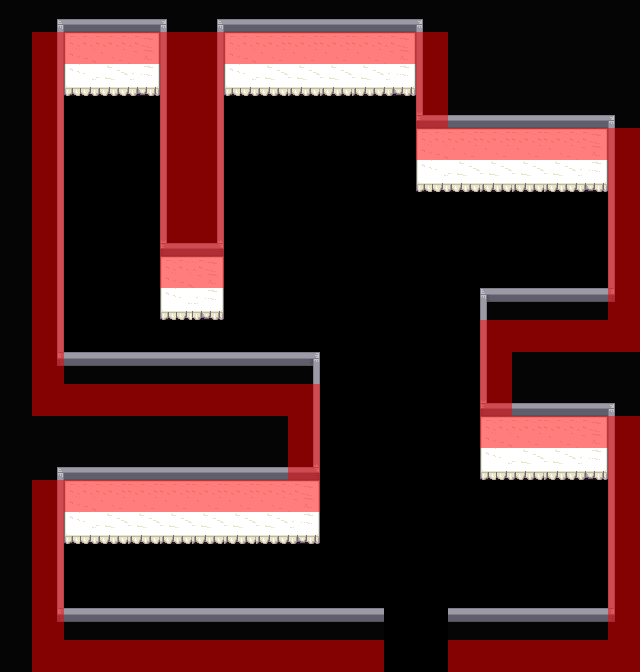

The image is a tile-based game level rendered from a .tmx file. Its description and complete source (layers, tilesets, objects, tile grids) follow:
An orthogonal 20x21 tile map with 32x32 px tiles, 3 tile layers (Wall Outline, Wall Interior, Collisions), 7 tilesets and 1 object.

<map version="1.0" orientation="orthogonal" renderorder="right-down" width="20" height="21" tilewidth="32" tileheight="32" nextobjectid="1">
 <tileset firstgid="1" name="city_inside" tilewidth="32" tileheight="32" tilecount="384" columns="24">
  <image source="../Sprites/LPC_city_inside/city_inside.png" width="768" height="512" />
 </tileset>
 <tileset firstgid="385" name="interior" tilewidth="32" tileheight="32" tilecount="256" columns="16">
  <image source="../Sprites/LPC_house_interior/interior.png" width="512" height="512" />
 </tileset>
 <tileset firstgid="641" name="Inside_A2" tilewidth="32" tileheight="32" tilecount="192" columns="16">
  <image source="../Sprites/LPC_modified_base/Tilesets/Inside_A2.png" width="512" height="384" />
 </tileset>
 <tileset firstgid="833" name="Inside_A4" tilewidth="32" tileheight="32" tilecount="240" columns="16">
  <image source="../Sprites/LPC_modified_base/Tilesets/Inside_A4.png" width="512" height="480" />
 </tileset>
 <tileset firstgid="1073" name="Inside_B" tilewidth="32" tileheight="32" tilecount="256" columns="16">
  <image source="../Sprites/LPC_modified_base/Tilesets/Inside_B.png" width="512" height="512" />
 </tileset>
 <tileset firstgid="1329" name="Inside_C" tilewidth="32" tileheight="32" tilecount="256" columns="16">
  <image source="../Sprites/LPC_modified_base/Tilesets/Inside_C.png" width="512" height="512" />
 </tileset>
 <tileset firstgid="1585" name="Collision" tilewidth="32" tileheight="32" tilecount="1" columns="1">
  <image source="../Sprites/Collision.png" width="32" height="32" />
  <tile id="0">
   <objectgroup draworder="index">
    <object id="1" x="0" y="0" width="32" height="32" />
   </objectgroup>
  </tile>
 </tileset>
 <layer name="Wall Outline" width="20" height="21">
  <data encoding="csv">
148,170,172,172,172,169,170,172,172,172,172,172,172,169,148,148,148,148,148,148,
148,149,0,0,0,147,149,0,0,0,0,0,0,147,148,148,148,148,148,148,
148,149,0,0,0,147,149,0,0,0,0,0,0,147,148,148,148,148,148,148,
148,149,0,0,0,147,149,0,0,0,0,0,0,171,172,172,172,172,172,169,
148,149,0,0,0,147,149,0,0,0,0,0,0,0,0,0,0,0,0,147,
148,149,0,0,0,147,149,0,0,0,0,0,0,0,0,0,0,0,0,147,
148,149,0,0,0,147,149,0,0,0,0,0,0,0,0,0,0,0,0,147,
148,149,0,0,0,171,173,0,0,0,0,0,0,0,0,0,0,0,0,147,
148,149,0,0,0,0,0,0,0,0,0,0,0,0,0,0,0,0,0,147,
148,149,0,0,0,0,0,0,0,0,0,0,0,0,0,123,124,124,124,145,
148,149,0,0,0,0,0,0,0,0,0,0,0,0,0,147,148,148,148,148,
148,146,124,124,124,124,124,124,124,125,0,0,0,0,0,147,148,148,148,148,
148,148,148,148,148,148,148,148,148,149,0,0,0,0,0,171,172,172,172,169,
148,148,148,148,148,148,148,148,148,149,0,0,0,0,0,0,0,0,0,147,
148,170,172,172,172,172,172,172,172,173,0,0,0,0,0,0,0,0,0,147,
148,149,0,0,0,0,0,0,0,0,0,0,0,0,0,0,0,0,0,147,
148,149,0,0,0,0,0,0,0,0,0,0,0,0,0,0,0,0,0,147,
148,149,0,0,0,0,0,0,0,0,0,0,0,0,0,0,0,0,0,147,
148,149,0,0,0,0,0,0,0,0,0,0,0,0,0,0,0,0,0,147,
148,146,124,124,124,124,124,124,124,124,124,124,0,0,124,124,124,124,124,145,
148,148,148,148,148,148,148,148,148,148,148,148,0,0,148,148,148,148,148,148
</data>
 </layer>
 <layer name="Wall Interior" width="20" height="21">
  <data encoding="csv">
0,0,0,0,0,0,0,0,0,0,0,0,0,0,0,0,0,0,0,0,
0,0,12,13,14,0,0,12,13,13,13,13,14,0,0,0,0,0,0,0,
0,0,60,61,62,0,0,60,61,61,61,61,62,0,0,0,0,0,0,0,
0,0,0,0,0,0,0,0,0,0,0,0,0,0,0,0,0,0,0,0,
0,0,0,0,0,0,0,0,0,0,0,0,0,12,13,13,13,13,14,0,
0,0,0,0,0,0,0,0,0,0,0,0,0,60,61,61,61,61,62,0,
0,0,0,0,0,0,0,0,0,0,0,0,0,0,0,0,0,0,0,0,
0,0,0,0,0,0,0,0,0,0,0,0,0,0,0,0,0,0,0,0,
0,0,0,0,0,12,14,0,0,0,0,0,0,0,0,0,0,0,0,0,
0,0,0,0,0,60,62,0,0,0,0,0,0,0,0,0,0,0,0,0,
0,0,0,0,0,0,0,0,0,0,0,0,0,0,0,0,0,0,0,0,
0,0,0,0,0,0,0,0,0,0,0,0,0,0,0,0,0,0,0,0,
0,0,0,0,0,0,0,0,0,0,0,0,0,0,0,0,0,0,0,0,
0,0,0,0,0,0,0,0,0,0,0,0,0,0,0,12,13,13,14,0,
0,0,0,0,0,0,0,0,0,0,0,0,0,0,0,60,61,61,62,0,
0,0,12,13,13,13,13,13,13,14,0,0,0,0,0,0,0,0,0,0,
0,0,60,61,61,61,61,61,61,62,0,0,0,0,0,0,0,0,0,0,
0,0,0,0,0,0,0,0,0,0,0,0,0,0,0,0,0,0,0,0,
0,0,0,0,0,0,0,0,0,0,0,0,0,0,0,0,0,0,0,0,
0,0,0,0,0,0,0,0,0,0,0,0,0,0,0,0,0,0,0,0,
0,0,0,0,0,0,0,0,0,0,0,0,0,0,0,0,0,0,0,0
</data>
 </layer>
 <layer name="Collisions" width="20" height="21" opacity="0.51">
  <data encoding="csv">
0,0,0,0,0,0,0,0,0,0,0,0,0,0,0,0,0,0,0,0,
0,1585,1585,1585,1585,1585,1585,1585,1585,1585,1585,1585,1585,1585,0,0,0,0,0,0,
0,1585,0,0,0,1585,1585,0,0,0,0,0,0,1585,0,0,0,0,0,0,
0,1585,0,0,0,1585,1585,0,0,0,0,0,0,1585,0,0,0,0,0,0,
0,1585,0,0,0,1585,1585,0,0,0,0,0,0,1585,1585,1585,1585,1585,1585,1585,
0,1585,0,0,0,1585,1585,0,0,0,0,0,0,0,0,0,0,0,0,1585,
0,1585,0,0,0,1585,1585,0,0,0,0,0,0,0,0,0,0,0,0,1585,
0,1585,0,0,0,1585,1585,0,0,0,0,0,0,0,0,0,0,0,0,1585,
0,1585,0,0,0,1585,1585,0,0,0,0,0,0,0,0,0,0,0,0,1585,
0,1585,0,0,0,0,0,0,0,0,0,0,0,0,0,0,0,0,0,1585,
0,1585,0,0,0,0,0,0,0,0,0,0,0,0,0,1585,1585,1585,1585,1585,
0,1585,0,0,0,0,0,0,0,0,0,0,0,0,0,1585,0,0,0,0,
0,1585,1585,1585,1585,1585,1585,1585,1585,1585,0,0,0,0,0,1585,0,0,0,0,
0,0,0,0,0,0,0,0,0,1585,0,0,0,0,0,1585,1585,1585,1585,1585,
0,0,0,0,0,0,0,0,0,1585,0,0,0,0,0,0,0,0,0,1585,
0,1585,1585,1585,1585,1585,1585,1585,1585,1585,0,0,0,0,0,0,0,0,0,1585,
0,1585,0,0,0,0,0,0,0,0,0,0,0,0,0,0,0,0,0,1585,
0,1585,0,0,0,0,0,0,0,0,0,0,0,0,0,0,0,0,0,1585,
0,1585,0,0,0,0,0,0,0,0,0,0,0,0,0,0,0,0,0,1585,
0,1585,0,0,0,0,0,0,0,0,0,0,0,0,0,0,0,0,0,1585,
0,1585,1585,1585,1585,1585,1585,1585,1585,1585,1585,1585,0,0,1585,1585,1585,1585,1585,1585
</data>
 </layer>
</map>
